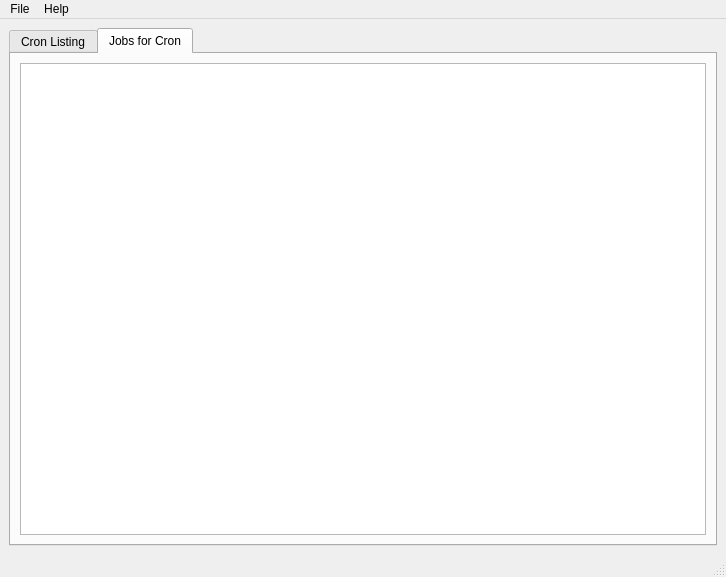
<?xml version="1.0" encoding="UTF-8"?>
<ui version="4.0">
 <class>MainWindow</class>
 <widget class="QMainWindow" name="MainWindow">
  <property name="geometry">
   <rect>
    <x>0</x>
    <y>0</y>
    <width>726</width>
    <height>577</height>
   </rect>
  </property>
  <property name="windowTitle">
   <string>PyCronScheduler</string>
  </property>
  <widget class="QWidget" name="centralwidget">
   <property name="autoFillBackground">
    <bool>true</bool>
   </property>
   <layout class="QVBoxLayout" name="verticalLayout_2">
    <item>
     <widget class="QTabWidget" name="mainTabbedWidget">
      <property name="currentIndex">
       <number>1</number>
      </property>
      <widget class="QWidget" name="tab">
       <attribute name="title">
        <string>Cron Listing</string>
       </attribute>
       <layout class="QVBoxLayout" name="verticalLayout_3">
        <item>
         <widget class="QListWidget" name="cronListWidget"/>
        </item>
       </layout>
      </widget>
      <widget class="QWidget" name="tab_2">
       <attribute name="title">
        <string>Jobs for Cron</string>
       </attribute>
       <layout class="QVBoxLayout" name="verticalLayout_4">
        <item>
         <widget class="QListWidget" name="jobListWidget"/>
        </item>
       </layout>
      </widget>
     </widget>
    </item>
   </layout>
  </widget>
  <widget class="QMenuBar" name="menubar">
   <property name="geometry">
    <rect>
     <x>0</x>
     <y>0</y>
     <width>726</width>
     <height>25</height>
    </rect>
   </property>
   <widget class="QMenu" name="menuFile">
    <property name="title">
     <string>File</string>
    </property>
    <addaction name="actionLoad"/>
    <addaction name="actionNew"/>
    <addaction name="actionSave"/>
    <addaction name="separator"/>
    <addaction name="actionExit"/>
   </widget>
   <widget class="QMenu" name="menuHelp">
    <property name="title">
     <string>Help</string>
    </property>
    <addaction name="actionHelp"/>
    <addaction name="separator"/>
    <addaction name="actionAbout"/>
   </widget>
   <addaction name="menuFile"/>
   <addaction name="menuHelp"/>
  </widget>
  <widget class="QStatusBar" name="statusbar"/>
  <action name="actionNew">
   <property name="text">
    <string>New</string>
   </property>
  </action>
  <action name="actionSave">
   <property name="text">
    <string>Save</string>
   </property>
  </action>
  <action name="actionExit">
   <property name="text">
    <string>Exit</string>
   </property>
   <property name="shortcut">
    <string>F3</string>
   </property>
  </action>
  <action name="actionHelp">
   <property name="text">
    <string>Help</string>
   </property>
  </action>
  <action name="actionAbout">
   <property name="text">
    <string>About</string>
   </property>
  </action>
  <action name="actionLoad">
   <property name="text">
    <string>Load</string>
   </property>
  </action>
 </widget>
 <resources/>
 <connections>
  <connection>
   <sender>actionExit</sender>
   <signal>activated()</signal>
   <receiver>MainWindow</receiver>
   <slot>close()</slot>
   <hints>
    <hint type="sourcelabel">
     <x>-1</x>
     <y>-1</y>
    </hint>
    <hint type="destinationlabel">
     <x>362</x>
     <y>288</y>
    </hint>
   </hints>
  </connection>
 </connections>
</ui>
